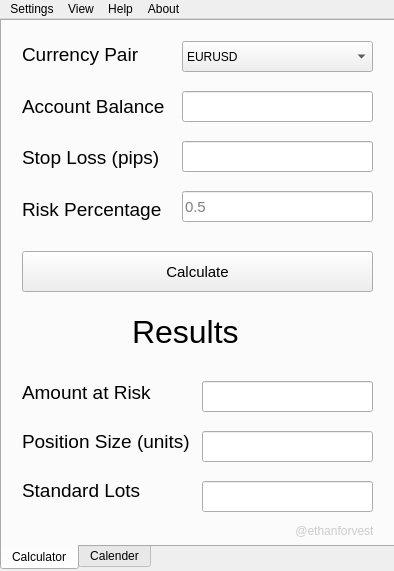
<?xml version="1.0" encoding="UTF-8"?>
<ui version="4.0">
 <class>MainWindow</class>
 <widget class="QMainWindow" name="MainWindow">
  <property name="geometry">
   <rect>
    <x>0</x>
    <y>0</y>
    <width>394</width>
    <height>571</height>
   </rect>
  </property>
  <property name="sizePolicy">
   <sizepolicy hsizetype="Fixed" vsizetype="Fixed">
    <horstretch>0</horstretch>
    <verstretch>0</verstretch>
   </sizepolicy>
  </property>
  <property name="windowTitle">
   <string>PipMate</string>
  </property>
  <property name="windowIcon">
   <iconset>
    <normaloff>../../../../Logo Design/PipMate/Asset 4transp.png</normaloff>../../../../Logo Design/PipMate/Asset 4transp.png</iconset>
  </property>
  <widget class="QWidget" name="centralwidget">
   <widget class="QTabWidget" name="tabWidget">
    <property name="geometry">
     <rect>
      <x>0</x>
      <y>0</y>
      <width>401</width>
      <height>551</height>
     </rect>
    </property>
    <property name="sizePolicy">
     <sizepolicy hsizetype="Preferred" vsizetype="Preferred">
      <horstretch>0</horstretch>
      <verstretch>0</verstretch>
     </sizepolicy>
    </property>
    <property name="acceptDrops">
     <bool>false</bool>
    </property>
    <property name="tabPosition">
     <enum>QTabWidget::South</enum>
    </property>
    <property name="tabShape">
     <enum>QTabWidget::Rounded</enum>
    </property>
    <property name="currentIndex">
     <number>0</number>
    </property>
    <property name="elideMode">
     <enum>Qt::ElideNone</enum>
    </property>
    <widget class="QWidget" name="tab">
     <attribute name="title">
      <string>Calculator</string>
     </attribute>
     <widget class="QLabel" name="label_8">
      <property name="geometry">
       <rect>
        <x>130</x>
        <y>290</y>
        <width>111</width>
        <height>41</height>
       </rect>
      </property>
      <property name="font">
       <font>
        <pointsize>24</pointsize>
       </font>
      </property>
      <property name="text">
       <string>Results</string>
      </property>
     </widget>
     <widget class="QLineEdit" name="RiskPercentage">
      <property name="geometry">
       <rect>
        <x>180</x>
        <y>170</y>
        <width>191</width>
        <height>31</height>
       </rect>
      </property>
      <property name="font">
       <font>
        <pointsize>11</pointsize>
       </font>
      </property>
      <property name="placeholderText">
       <string>0.5</string>
      </property>
     </widget>
     <widget class="QLineEdit" name="PositionSize">
      <property name="geometry">
       <rect>
        <x>200</x>
        <y>410</y>
        <width>171</width>
        <height>31</height>
       </rect>
      </property>
      <property name="readOnly">
       <bool>true</bool>
      </property>
     </widget>
     <widget class="QWidget" name="layoutWidget">
      <property name="geometry">
       <rect>
        <x>20</x>
        <y>350</y>
        <width>171</width>
        <height>141</height>
       </rect>
      </property>
      <property name="font">
       <font>
        <pointsize>14</pointsize>
       </font>
      </property>
      <layout class="QGridLayout" name="gridLayout_2">
       <item row="0" column="0">
        <widget class="QLabel" name="label_7">
         <property name="font">
          <font>
           <pointsize>14</pointsize>
          </font>
         </property>
         <property name="text">
          <string>Amount at Risk</string>
         </property>
        </widget>
       </item>
       <item row="1" column="0">
        <widget class="QLabel" name="label_5">
         <property name="font">
          <font>
           <pointsize>14</pointsize>
          </font>
         </property>
         <property name="text">
          <string>Position Size (units)</string>
         </property>
        </widget>
       </item>
       <item row="2" column="0">
        <widget class="QLabel" name="label_6">
         <property name="font">
          <font>
           <pointsize>14</pointsize>
          </font>
         </property>
         <property name="text">
          <string>Standard Lots</string>
         </property>
        </widget>
       </item>
      </layout>
     </widget>
     <widget class="QLineEdit" name="StopLoss">
      <property name="geometry">
       <rect>
        <x>180</x>
        <y>120</y>
        <width>191</width>
        <height>31</height>
       </rect>
      </property>
      <property name="font">
       <font>
        <pointsize>11</pointsize>
       </font>
      </property>
     </widget>
     <widget class="QLineEdit" name="StandardLots">
      <property name="geometry">
       <rect>
        <x>200</x>
        <y>460</y>
        <width>171</width>
        <height>31</height>
       </rect>
      </property>
      <property name="readOnly">
       <bool>true</bool>
      </property>
     </widget>
     <widget class="QLineEdit" name="AccountBalance">
      <property name="geometry">
       <rect>
        <x>180</x>
        <y>70</y>
        <width>191</width>
        <height>31</height>
       </rect>
      </property>
      <property name="font">
       <font>
        <pointsize>11</pointsize>
       </font>
      </property>
     </widget>
     <widget class="QWidget" name="layoutWidget_2">
      <property name="geometry">
       <rect>
        <x>20</x>
        <y>10</y>
        <width>145</width>
        <height>201</height>
       </rect>
      </property>
      <property name="font">
       <font>
        <pointsize>14</pointsize>
       </font>
      </property>
      <layout class="QGridLayout" name="gridLayout">
       <item row="2" column="0">
        <widget class="QLabel" name="label_3">
         <property name="font">
          <font>
           <pointsize>14</pointsize>
          </font>
         </property>
         <property name="text">
          <string>Stop Loss (pips)</string>
         </property>
        </widget>
       </item>
       <item row="1" column="0">
        <widget class="QLabel" name="label_2">
         <property name="font">
          <font>
           <pointsize>14</pointsize>
          </font>
         </property>
         <property name="text">
          <string>Account Balance</string>
         </property>
        </widget>
       </item>
       <item row="0" column="0">
        <widget class="QLabel" name="label">
         <property name="font">
          <font>
           <pointsize>14</pointsize>
          </font>
         </property>
         <property name="text">
          <string>Currency Pair</string>
         </property>
        </widget>
       </item>
       <item row="3" column="0">
        <widget class="QLabel" name="label_4">
         <property name="font">
          <font>
           <pointsize>14</pointsize>
          </font>
         </property>
         <property name="text">
          <string>Risk Percentage</string>
         </property>
        </widget>
       </item>
      </layout>
     </widget>
     <widget class="QLineEdit" name="AmountAtRisk">
      <property name="geometry">
       <rect>
        <x>200</x>
        <y>360</y>
        <width>171</width>
        <height>31</height>
       </rect>
      </property>
      <property name="readOnly">
       <bool>true</bool>
      </property>
     </widget>
     <widget class="QLabel" name="label_10">
      <property name="geometry">
       <rect>
        <x>240</x>
        <y>300</y>
        <width>31</width>
        <height>31</height>
       </rect>
      </property>
      <property name="text">
       <string/>
      </property>
      <property name="pixmap">
       <pixmap>C:/Users/ethan/Pictures/Icons/download.png</pixmap>
      </property>
     </widget>
     <widget class="QLabel" name="label_9">
      <property name="geometry">
       <rect>
        <x>290</x>
        <y>500</y>
        <width>81</width>
        <height>20</height>
       </rect>
      </property>
      <property name="styleSheet">
       <string notr="true">color: rgb(204, 204, 204);</string>
      </property>
      <property name="text">
       <string> @ethanforvest</string>
      </property>
     </widget>
     <widget class="QComboBox" name="comboBox">
      <property name="geometry">
       <rect>
        <x>180</x>
        <y>20</y>
        <width>191</width>
        <height>31</height>
       </rect>
      </property>
      <item>
       <property name="text">
        <string>EURUSD</string>
       </property>
      </item>
      <item>
       <property name="text">
        <string>GBPUSD</string>
       </property>
      </item>
      <item>
       <property name="text">
        <string>USDCHF</string>
       </property>
      </item>
     </widget>
     <widget class="QPushButton" name="pushButton">
      <property name="geometry">
       <rect>
        <x>20</x>
        <y>230</y>
        <width>351</width>
        <height>41</height>
       </rect>
      </property>
      <property name="font">
       <font>
        <pointsize>11</pointsize>
       </font>
      </property>
      <property name="text">
       <string>Calculate</string>
      </property>
     </widget>
    </widget>
    <widget class="QWidget" name="tab_2">
     <attribute name="title">
      <string>Calender</string>
     </attribute>
     <widget class="QLabel" name="label_11">
      <property name="geometry">
       <rect>
        <x>100</x>
        <y>80</y>
        <width>181</width>
        <height>321</height>
       </rect>
      </property>
      <property name="text">
       <string/>
      </property>
      <property name="pixmap">
       <pixmap>../../Downloads/images.jpg</pixmap>
      </property>
     </widget>
    </widget>
   </widget>
  </widget>
  <widget class="QMenuBar" name="menubar">
   <property name="geometry">
    <rect>
     <x>0</x>
     <y>0</y>
     <width>394</width>
     <height>22</height>
    </rect>
   </property>
   <widget class="QMenu" name="menuSettings">
    <property name="title">
     <string>Settings</string>
    </property>
   </widget>
   <widget class="QMenu" name="menuHelp">
    <property name="title">
     <string>Help</string>
    </property>
   </widget>
   <widget class="QMenu" name="menuAbout_US">
    <property name="title">
     <string>About</string>
    </property>
   </widget>
   <widget class="QMenu" name="menuView">
    <property name="title">
     <string>View</string>
    </property>
    <addaction name="actionCalculator"/>
    <addaction name="actionCalender"/>
   </widget>
   <addaction name="menuSettings"/>
   <addaction name="menuView"/>
   <addaction name="menuHelp"/>
   <addaction name="menuAbout_US"/>
  </widget>
  <action name="actionCalculator">
   <property name="checkable">
    <bool>true</bool>
   </property>
   <property name="checked">
    <bool>true</bool>
   </property>
   <property name="text">
    <string>Calculator</string>
   </property>
  </action>
  <action name="actionCalender">
   <property name="checkable">
    <bool>true</bool>
   </property>
   <property name="checked">
    <bool>true</bool>
   </property>
   <property name="text">
    <string>Calender</string>
   </property>
  </action>
 </widget>
 <resources/>
 <connections/>
</ui>
